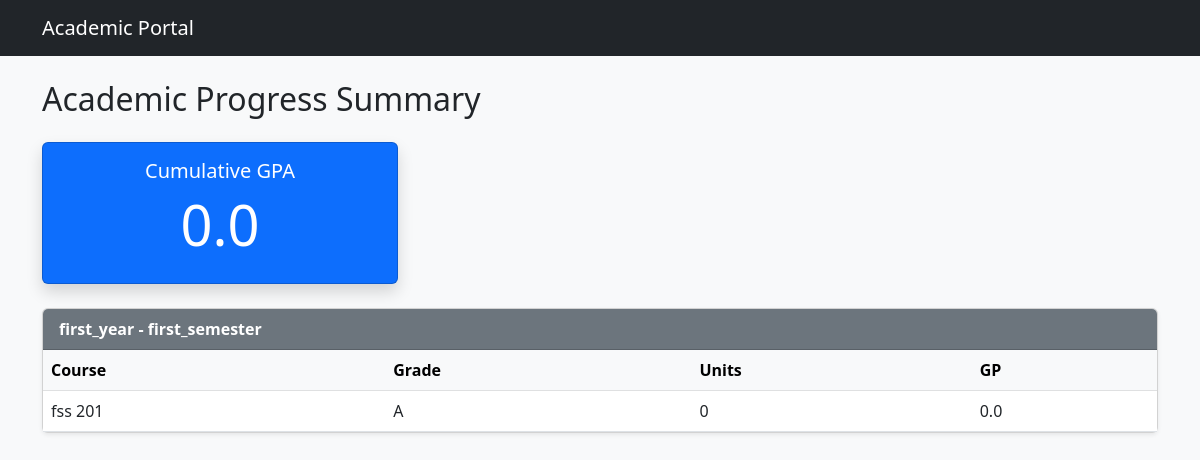
The page /student/cgpa (signed in) on the database its author committed.
### app.py (models this page shows, shortened)
class Result(db.Model):
    __tablename__ = 'results'
    id = db.Column(db.Integer, primary_key=True)
    lecturer_id = db.Column(db.Integer, db.ForeignKey('lecturers.id'), nullable=False)
    student_id = db.Column(db.Integer, db.ForeignKey('students.id'), nullable=False)
    student_name = db.Column(db.String(100), nullable=False)
    reg_number = db.Column(db.String(50), nullable=False)
    course_code = db.Column(db.String(20), nullable=False)
    course_title = db.Column(db.String(150), nullable=False)
    session_written = db.Column(db.String(50), nullable=False)
    year = db.Column(db.String(20), nullable=False)
    semester = db.Column(db.String(20), nullable=False)
    ca_score = db.Column(db.Float, nullable=False)
    exam_score = db.Column(db.Float, nullable=False)
    total_score = db.Column(db.Float, nullable=False)
    grade = db.Column(db.String(2), nullable=True)
    uploaded_at = db.Column(db.DateTime, default=db.func.current_timestamp())
    student = db.relationship('Student', back_populates='results')
    lecturer = db.relationship('Lecturer', back_populates='results')

### app.py (the view)
@app.route('/student/cgpa')
def student_cgpa():
    student_id = session.get('student_id')
    results = Result.query.filter_by(student_id=student_id).all()
    total_gp = 0.0
    total_units = 0.0
    semester_data = defaultdict(list)
    for res in results:
        course = Course.query.filter_by(course_code=res.course_code).first()
        unit_load = course.unit_load if course else 0
        grade_point = get_grade_point(res.grade)
        gp = grade_point * unit_load
        total_gp += gp
        total_units += unit_load
        semester_data[(res.year, res.semester)].append({
            'code': res.course_code,
            'grade': res.grade,
            'units': unit_load,
            'gp': gp
        })
    cgpa = (total_gp / total_units) if total_units > 0 else 0.0
    return render_template('cgpa_view.html',
                           cgpa=round(cgpa, 2),
                           semester_data=semester_data)

### app.py (called while the page is built)
def get_grade_point(grade):
    mapping = {'A': 5.0, 'B': 4.0, 'C': 3.0, 'D': 2.0, 'E': 1.0, 'F': 0.0}
    return mapping.get(grade.upper(), 0.0)

### templates/cgpa_view.html (shortened to what this page needs)
<!DOCTYPE html>
<html lang="en">
<head>
    <link href="https://cdn.jsdelivr.net/npm/bootstrap@5.3.0/dist/css/bootstrap.min.css" rel="stylesheet">
</head>
<body class="bg-light">
    <nav class="navbar navbar-dark bg-dark mb-4">
        <div class="container">
            <a class="navbar-brand" href="#">Academic Portal</a>
        </div>
    </nav>
    <div class="container mt-4">
        <h2 class="mb-4">Academic Progress Summary</h2>
        <div class="row mb-4">
            <div class="col-md-4">
                <div class="card bg-primary text-white shadow">
                    <div class="card-body text-center">
                        <h5 class="card-title">Cumulative GPA</h5>
                        <h2 class="display-4">{{ cgpa }}</h2>
                    </div>
                </div>
            </div>
        </div>
        {% for (year, semester), items in semester_data.items() %}
        <div class="card mb-4 shadow-sm">
            <div class="card-header bg-secondary text-white fw-bold">
                {{ year }} - {{ semester }}
            </div>
            <div class="table-responsive">
                <table class="table table-hover mb-0">
                    <thead class="table-light">
                        <tr>
                            <th>Course</th>
                            <th>Grade</th>
                            <th>Units</th>
                            <th>GP</th>
                        </tr>
                    </thead>
                    <tbody>
                        {% for item in items %}
                        <tr>
                            <td>{{ item.code }}</td>
                            <td>{{ item.grade }}</td>
                            <td>{{ item.units }}</td>
                            <td>{{ item.gp }}</td>
                        </tr>
                        {% endfor %}
                    </tbody>
                </table>
            </div>
        </div>
        {% else %}
        <div class="alert alert-warning">No academic results found to calculate CGPA.</div>
        {% endfor %}
    </div>
</body>
</html>

### rows shown on the page
Result: semester_data "first_year", semester_data "first_semester", code "fss 201", grade "A", units "0", gp "0.0"

### other values the page prints
{{ cgpa }} "0.0"
